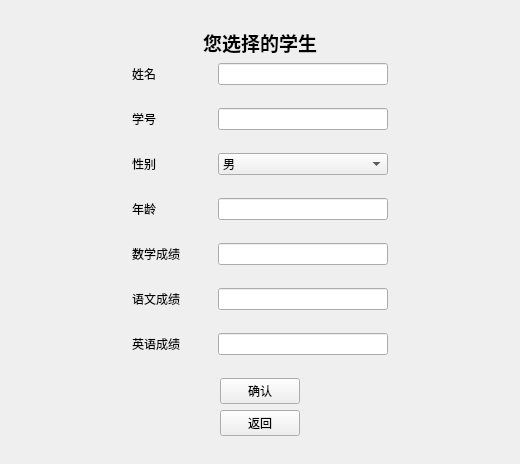
<?xml version="1.0" encoding="UTF-8"?>
<ui version="4.0">
 <class>Stu</class>
 <widget class="QWidget" name="Stu">
  <property name="geometry">
   <rect>
    <x>0</x>
    <y>0</y>
    <width>520</width>
    <height>464</height>
   </rect>
  </property>
  <property name="windowTitle">
   <string>Form</string>
  </property>
  <layout class="QVBoxLayout" name="verticalLayout_2">
   <item>
    <layout class="QVBoxLayout" name="verticalLayout">
     <item>
      <spacer name="verticalSpacer_9">
       <property name="orientation">
        <enum>Qt::Orientation::Vertical</enum>
       </property>
       <property name="sizeHint" stdset="0">
        <size>
         <width>20</width>
         <height>40</height>
        </size>
       </property>
      </spacer>
     </item>
     <item alignment="Qt::AlignmentFlag::AlignHCenter">
      <widget class="QLabel" name="label">
       <property name="text">
        <string>&lt;html&gt;&lt;head/&gt;&lt;body&gt;&lt;p&gt;&lt;span style=&quot; font-size:14pt; font-weight:700;&quot;&gt;您选择的学生&lt;/span&gt;&lt;/p&gt;&lt;/body&gt;&lt;/html&gt;</string>
       </property>
      </widget>
     </item>
     <item>
      <layout class="QHBoxLayout" name="horizontalLayout">
       <item>
        <spacer name="horizontalSpacer">
         <property name="orientation">
          <enum>Qt::Orientation::Horizontal</enum>
         </property>
         <property name="sizeHint" stdset="0">
          <size>
           <width>40</width>
           <height>20</height>
          </size>
         </property>
        </spacer>
       </item>
       <item>
        <widget class="QLabel" name="label_1">
         <property name="minimumSize">
          <size>
           <width>80</width>
           <height>0</height>
          </size>
         </property>
         <property name="text">
          <string>姓名</string>
         </property>
        </widget>
       </item>
       <item>
        <widget class="QLineEdit" name="InputeName">
         <property name="minimumSize">
          <size>
           <width>170</width>
           <height>0</height>
          </size>
         </property>
        </widget>
       </item>
       <item>
        <spacer name="horizontalSpacer_2">
         <property name="orientation">
          <enum>Qt::Orientation::Horizontal</enum>
         </property>
         <property name="sizeHint" stdset="0">
          <size>
           <width>40</width>
           <height>20</height>
          </size>
         </property>
        </spacer>
       </item>
      </layout>
     </item>
     <item>
      <spacer name="verticalSpacer_8">
       <property name="orientation">
        <enum>Qt::Orientation::Vertical</enum>
       </property>
       <property name="sizeHint" stdset="0">
        <size>
         <width>20</width>
         <height>40</height>
        </size>
       </property>
      </spacer>
     </item>
     <item>
      <layout class="QHBoxLayout" name="horizontalLayout_2">
       <item>
        <spacer name="horizontalSpacer_3">
         <property name="orientation">
          <enum>Qt::Orientation::Horizontal</enum>
         </property>
         <property name="sizeHint" stdset="0">
          <size>
           <width>40</width>
           <height>20</height>
          </size>
         </property>
        </spacer>
       </item>
       <item>
        <widget class="QLabel" name="label_2">
         <property name="minimumSize">
          <size>
           <width>80</width>
           <height>0</height>
          </size>
         </property>
         <property name="text">
          <string>学号</string>
         </property>
        </widget>
       </item>
       <item>
        <widget class="QLineEdit" name="InputeId">
         <property name="minimumSize">
          <size>
           <width>170</width>
           <height>0</height>
          </size>
         </property>
        </widget>
       </item>
       <item>
        <spacer name="horizontalSpacer_4">
         <property name="orientation">
          <enum>Qt::Orientation::Horizontal</enum>
         </property>
         <property name="sizeHint" stdset="0">
          <size>
           <width>40</width>
           <height>20</height>
          </size>
         </property>
        </spacer>
       </item>
      </layout>
     </item>
     <item>
      <spacer name="verticalSpacer_7">
       <property name="orientation">
        <enum>Qt::Orientation::Vertical</enum>
       </property>
       <property name="sizeHint" stdset="0">
        <size>
         <width>20</width>
         <height>40</height>
        </size>
       </property>
      </spacer>
     </item>
     <item>
      <layout class="QHBoxLayout" name="horizontalLayout_3">
       <item>
        <spacer name="horizontalSpacer_5">
         <property name="orientation">
          <enum>Qt::Orientation::Horizontal</enum>
         </property>
         <property name="sizeHint" stdset="0">
          <size>
           <width>40</width>
           <height>20</height>
          </size>
         </property>
        </spacer>
       </item>
       <item>
        <widget class="QLabel" name="label_3">
         <property name="minimumSize">
          <size>
           <width>80</width>
           <height>0</height>
          </size>
         </property>
         <property name="text">
          <string>性别</string>
         </property>
        </widget>
       </item>
       <item>
        <widget class="QComboBox" name="comboBox">
         <property name="minimumSize">
          <size>
           <width>170</width>
           <height>0</height>
          </size>
         </property>
         <item>
          <property name="text">
           <string>男</string>
          </property>
         </item>
         <item>
          <property name="text">
           <string>女</string>
          </property>
         </item>
        </widget>
       </item>
       <item>
        <spacer name="horizontalSpacer_6">
         <property name="orientation">
          <enum>Qt::Orientation::Horizontal</enum>
         </property>
         <property name="sizeHint" stdset="0">
          <size>
           <width>40</width>
           <height>20</height>
          </size>
         </property>
        </spacer>
       </item>
      </layout>
     </item>
     <item>
      <spacer name="verticalSpacer_6">
       <property name="orientation">
        <enum>Qt::Orientation::Vertical</enum>
       </property>
       <property name="sizeHint" stdset="0">
        <size>
         <width>20</width>
         <height>40</height>
        </size>
       </property>
      </spacer>
     </item>
     <item>
      <layout class="QHBoxLayout" name="horizontalLayout_4">
       <item>
        <spacer name="horizontalSpacer_7">
         <property name="orientation">
          <enum>Qt::Orientation::Horizontal</enum>
         </property>
         <property name="sizeHint" stdset="0">
          <size>
           <width>40</width>
           <height>20</height>
          </size>
         </property>
        </spacer>
       </item>
       <item>
        <widget class="QLabel" name="label_4">
         <property name="minimumSize">
          <size>
           <width>80</width>
           <height>0</height>
          </size>
         </property>
         <property name="text">
          <string>年龄</string>
         </property>
        </widget>
       </item>
       <item>
        <widget class="QLineEdit" name="InputeAge">
         <property name="minimumSize">
          <size>
           <width>170</width>
           <height>0</height>
          </size>
         </property>
        </widget>
       </item>
       <item>
        <spacer name="horizontalSpacer_8">
         <property name="orientation">
          <enum>Qt::Orientation::Horizontal</enum>
         </property>
         <property name="sizeHint" stdset="0">
          <size>
           <width>40</width>
           <height>20</height>
          </size>
         </property>
        </spacer>
       </item>
      </layout>
     </item>
     <item>
      <spacer name="verticalSpacer_5">
       <property name="orientation">
        <enum>Qt::Orientation::Vertical</enum>
       </property>
       <property name="sizeHint" stdset="0">
        <size>
         <width>20</width>
         <height>40</height>
        </size>
       </property>
      </spacer>
     </item>
     <item>
      <layout class="QHBoxLayout" name="horizontalLayout_5">
       <item>
        <spacer name="horizontalSpacer_9">
         <property name="orientation">
          <enum>Qt::Orientation::Horizontal</enum>
         </property>
         <property name="sizeHint" stdset="0">
          <size>
           <width>40</width>
           <height>20</height>
          </size>
         </property>
        </spacer>
       </item>
       <item>
        <widget class="QLabel" name="label_5">
         <property name="minimumSize">
          <size>
           <width>80</width>
           <height>0</height>
          </size>
         </property>
         <property name="text">
          <string>数学成绩</string>
         </property>
        </widget>
       </item>
       <item>
        <widget class="QLineEdit" name="InputeM">
         <property name="minimumSize">
          <size>
           <width>170</width>
           <height>0</height>
          </size>
         </property>
        </widget>
       </item>
       <item>
        <spacer name="horizontalSpacer_10">
         <property name="orientation">
          <enum>Qt::Orientation::Horizontal</enum>
         </property>
         <property name="sizeHint" stdset="0">
          <size>
           <width>40</width>
           <height>20</height>
          </size>
         </property>
        </spacer>
       </item>
      </layout>
     </item>
     <item>
      <spacer name="verticalSpacer_4">
       <property name="orientation">
        <enum>Qt::Orientation::Vertical</enum>
       </property>
       <property name="sizeHint" stdset="0">
        <size>
         <width>20</width>
         <height>40</height>
        </size>
       </property>
      </spacer>
     </item>
     <item>
      <layout class="QHBoxLayout" name="horizontalLayout_6">
       <item>
        <spacer name="horizontalSpacer_11">
         <property name="orientation">
          <enum>Qt::Orientation::Horizontal</enum>
         </property>
         <property name="sizeHint" stdset="0">
          <size>
           <width>40</width>
           <height>20</height>
          </size>
         </property>
        </spacer>
       </item>
       <item>
        <widget class="QLabel" name="label_6">
         <property name="minimumSize">
          <size>
           <width>80</width>
           <height>0</height>
          </size>
         </property>
         <property name="text">
          <string>语文成绩</string>
         </property>
        </widget>
       </item>
       <item>
        <widget class="QLineEdit" name="InputeC">
         <property name="minimumSize">
          <size>
           <width>170</width>
           <height>0</height>
          </size>
         </property>
        </widget>
       </item>
       <item>
        <spacer name="horizontalSpacer_12">
         <property name="orientation">
          <enum>Qt::Orientation::Horizontal</enum>
         </property>
         <property name="sizeHint" stdset="0">
          <size>
           <width>40</width>
           <height>20</height>
          </size>
         </property>
        </spacer>
       </item>
      </layout>
     </item>
     <item>
      <spacer name="verticalSpacer_3">
       <property name="orientation">
        <enum>Qt::Orientation::Vertical</enum>
       </property>
       <property name="sizeHint" stdset="0">
        <size>
         <width>20</width>
         <height>40</height>
        </size>
       </property>
      </spacer>
     </item>
     <item>
      <layout class="QHBoxLayout" name="horizontalLayout_7">
       <item>
        <spacer name="horizontalSpacer_13">
         <property name="orientation">
          <enum>Qt::Orientation::Horizontal</enum>
         </property>
         <property name="sizeHint" stdset="0">
          <size>
           <width>40</width>
           <height>20</height>
          </size>
         </property>
        </spacer>
       </item>
       <item>
        <widget class="QLabel" name="label_7">
         <property name="minimumSize">
          <size>
           <width>80</width>
           <height>0</height>
          </size>
         </property>
         <property name="text">
          <string>英语成绩</string>
         </property>
        </widget>
       </item>
       <item>
        <widget class="QLineEdit" name="InputeE">
         <property name="minimumSize">
          <size>
           <width>170</width>
           <height>0</height>
          </size>
         </property>
        </widget>
       </item>
       <item>
        <spacer name="horizontalSpacer_14">
         <property name="orientation">
          <enum>Qt::Orientation::Horizontal</enum>
         </property>
         <property name="sizeHint" stdset="0">
          <size>
           <width>40</width>
           <height>20</height>
          </size>
         </property>
        </spacer>
       </item>
      </layout>
     </item>
     <item>
      <spacer name="verticalSpacer_2">
       <property name="orientation">
        <enum>Qt::Orientation::Vertical</enum>
       </property>
       <property name="sizeHint" stdset="0">
        <size>
         <width>20</width>
         <height>40</height>
        </size>
       </property>
      </spacer>
     </item>
     <item alignment="Qt::AlignmentFlag::AlignHCenter">
      <widget class="QPushButton" name="pushButton">
       <property name="text">
        <string>确认</string>
       </property>
      </widget>
     </item>
     <item alignment="Qt::AlignmentFlag::AlignHCenter">
      <widget class="QPushButton" name="pushButton_2">
       <property name="text">
        <string>返回</string>
       </property>
      </widget>
     </item>
     <item>
      <spacer name="verticalSpacer">
       <property name="orientation">
        <enum>Qt::Orientation::Vertical</enum>
       </property>
       <property name="sizeHint" stdset="0">
        <size>
         <width>20</width>
         <height>40</height>
        </size>
       </property>
      </spacer>
     </item>
    </layout>
   </item>
  </layout>
 </widget>
 <resources/>
 <connections/>
</ui>
